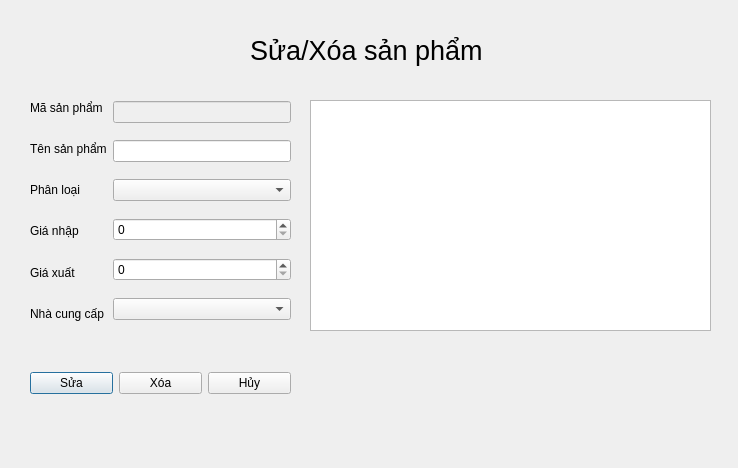
<?xml version="1.0" encoding="UTF-8"?>
<ui version="4.0">
 <class>modify_product</class>
 <widget class="QDialog" name="modify_product">
  <property name="geometry">
   <rect>
    <x>0</x>
    <y>0</y>
    <width>738</width>
    <height>468</height>
   </rect>
  </property>
  <property name="windowTitle">
   <string>Sửa/Xóa sản phẩm</string>
  </property>
  <widget class="QTableView" name="tv_list_san_pham">
   <property name="geometry">
    <rect>
     <x>310</x>
     <y>100</y>
     <width>401</width>
     <height>231</height>
    </rect>
   </property>
   <property name="lineWidth">
    <number>1</number>
   </property>
   <attribute name="horizontalHeaderMinimumSectionSize">
    <number>25</number>
   </attribute>
   <attribute name="horizontalHeaderDefaultSectionSize">
    <number>100</number>
   </attribute>
   <attribute name="horizontalHeaderStretchLastSection">
    <bool>true</bool>
   </attribute>
  </widget>
  <widget class="QWidget" name="layoutWidget">
   <property name="geometry">
    <rect>
     <x>30</x>
     <y>90</y>
     <width>261</width>
     <height>241</height>
    </rect>
   </property>
   <layout class="QHBoxLayout" name="horizontalLayout">
    <item>
     <layout class="QVBoxLayout" name="verticalLayout_2">
      <item>
       <widget class="QLabel" name="lb_msp">
        <property name="text">
         <string>Mã sản phẩm</string>
        </property>
       </widget>
      </item>
      <item>
       <widget class="QLabel" name="lb_tensp">
        <property name="text">
         <string>Tên sản phẩm</string>
        </property>
       </widget>
      </item>
      <item>
       <widget class="QLabel" name="lb_phan_loai">
        <property name="text">
         <string>Phân loại</string>
        </property>
       </widget>
      </item>
      <item>
       <widget class="QLabel" name="lb_gia_nhap">
        <property name="text">
         <string>Giá nhập</string>
        </property>
       </widget>
      </item>
      <item>
       <widget class="QLabel" name="lb_gia_xuat">
        <property name="text">
         <string>Giá xuất</string>
        </property>
       </widget>
      </item>
      <item>
       <widget class="QLabel" name="lb_nha_cung_cap">
        <property name="text">
         <string>Nhà cung cấp</string>
        </property>
       </widget>
      </item>
     </layout>
    </item>
    <item>
     <layout class="QVBoxLayout" name="verticalLayout">
      <item>
       <widget class="QLineEdit" name="le_msp">
        <property name="enabled">
         <bool>false</bool>
        </property>
       </widget>
      </item>
      <item>
       <widget class="QLineEdit" name="le_tensp"/>
      </item>
      <item>
       <widget class="QComboBox" name="cb_phan_loai">
        <property name="toolTipDuration">
         <number>0</number>
        </property>
        <property name="currentText">
         <string/>
        </property>
        <property name="currentIndex">
         <number>-1</number>
        </property>
        <property name="maxVisibleItems">
         <number>20</number>
        </property>
       </widget>
      </item>
      <item>
       <widget class="QSpinBox" name="sb_gia_nhap">
        <property name="minimum">
         <number>0</number>
        </property>
        <property name="maximum">
         <number>999999999</number>
        </property>
       </widget>
      </item>
      <item>
       <widget class="QSpinBox" name="sb_gia_xuat">
        <property name="maximum">
         <number>999999999</number>
        </property>
       </widget>
      </item>
      <item>
       <widget class="QComboBox" name="cb_nha_cung_cap">
        <property name="toolTipDuration">
         <number>0</number>
        </property>
        <property name="currentIndex">
         <number>-1</number>
        </property>
       </widget>
      </item>
     </layout>
    </item>
   </layout>
  </widget>
  <widget class="QLabel" name="lb_title">
   <property name="geometry">
    <rect>
     <x>250</x>
     <y>30</y>
     <width>231</width>
     <height>41</height>
    </rect>
   </property>
   <property name="font">
    <font>
     <pointsize>20</pointsize>
    </font>
   </property>
   <property name="text">
    <string>Sửa/Xóa sản phẩm</string>
   </property>
  </widget>
  <widget class="QWidget" name="">
   <property name="geometry">
    <rect>
     <x>30</x>
     <y>370</y>
     <width>261</width>
     <height>26</height>
    </rect>
   </property>
   <layout class="QHBoxLayout" name="horizontalLayout_2">
    <item>
     <widget class="QPushButton" name="pb_sua">
      <property name="text">
       <string>Sửa</string>
      </property>
     </widget>
    </item>
    <item>
     <widget class="QPushButton" name="pb_xoa">
      <property name="text">
       <string>Xóa</string>
      </property>
     </widget>
    </item>
    <item>
     <widget class="QPushButton" name="pb_huy">
      <property name="text">
       <string>Hủy</string>
      </property>
     </widget>
    </item>
   </layout>
  </widget>
 </widget>
 <resources/>
 <connections/>
</ui>
